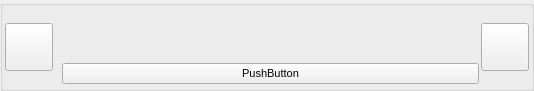
<?xml version="1.0" encoding="UTF-8"?>
<ui version="4.0">
 <class>HostListEntryWidgetUi</class>
 <widget class="QWidget" name="HostListEntryWidgetUi">
  <property name="geometry">
   <rect>
    <x>0</x>
    <y>0</y>
    <width>534</width>
    <height>85</height>
   </rect>
  </property>
  <property name="sizePolicy">
   <sizepolicy hsizetype="Expanding" vsizetype="Minimum">
    <horstretch>0</horstretch>
    <verstretch>0</verstretch>
   </sizepolicy>
  </property>
  <property name="minimumSize">
   <size>
    <width>0</width>
    <height>0</height>
   </size>
  </property>
  <property name="maximumSize">
   <size>
    <width>16777215</width>
    <height>16777215</height>
   </size>
  </property>
  <property name="font">
   <font>
    <pointsize>8</pointsize>
   </font>
  </property>
  <property name="windowTitle">
   <string>Form</string>
  </property>
  <property name="styleSheet">
   <string notr="true"/>
  </property>
  <layout class="QGridLayout" name="gridLayout">
   <property name="leftMargin">
    <number>0</number>
   </property>
   <property name="topMargin">
    <number>0</number>
   </property>
   <property name="rightMargin">
    <number>0</number>
   </property>
   <property name="bottomMargin">
    <number>0</number>
   </property>
   <property name="spacing">
    <number>0</number>
   </property>
   <item row="0" column="0">
    <widget class="QGroupBox" name="groupBox">
     <property name="sizePolicy">
      <sizepolicy hsizetype="Expanding" vsizetype="Minimum">
       <horstretch>0</horstretch>
       <verstretch>0</verstretch>
      </sizepolicy>
     </property>
     <property name="title">
      <string/>
     </property>
     <layout class="QHBoxLayout" name="horizontalLayout">
      <property name="spacing">
       <number>2</number>
      </property>
      <property name="leftMargin">
       <number>2</number>
      </property>
      <property name="topMargin">
       <number>2</number>
      </property>
      <property name="rightMargin">
       <number>2</number>
      </property>
      <property name="bottomMargin">
       <number>2</number>
      </property>
      <item>
       <widget class="VxPushButton" name="m_IconButton">
        <property name="sizePolicy">
         <sizepolicy hsizetype="Fixed" vsizetype="Fixed">
          <horstretch>0</horstretch>
          <verstretch>0</verstretch>
         </sizepolicy>
        </property>
        <property name="minimumSize">
         <size>
          <width>48</width>
          <height>48</height>
         </size>
        </property>
        <property name="maximumSize">
         <size>
          <width>48</width>
          <height>48</height>
         </size>
        </property>
        <property name="text">
         <string notr="true"/>
        </property>
        <property name="iconSize">
         <size>
          <width>48</width>
          <height>48</height>
         </size>
        </property>
       </widget>
      </item>
      <item>
       <layout class="QVBoxLayout" name="ButtonTextVerticalLayout">
        <property name="spacing">
         <number>0</number>
        </property>
        <property name="leftMargin">
         <number>7</number>
        </property>
        <property name="topMargin">
         <number>2</number>
        </property>
        <property name="bottomMargin">
         <number>2</number>
        </property>
        <item>
         <layout class="QHBoxLayout" name="TitleHorizontalLayout">
          <property name="spacing">
           <number>0</number>
          </property>
          <property name="leftMargin">
           <number>0</number>
          </property>
          <item>
           <widget class="QLabel" name="TitlePart1">
            <property name="font">
             <font>
              <weight>50</weight>
              <italic>false</italic>
              <bold>false</bold>
             </font>
            </property>
            <property name="text">
             <string/>
            </property>
           </widget>
          </item>
          <item>
           <widget class="QLabel" name="TitlePart2">
            <property name="text">
             <string/>
            </property>
           </widget>
          </item>
          <item>
           <spacer name="horizontalSpacer">
            <property name="orientation">
             <enum>Qt::Horizontal</enum>
            </property>
            <property name="sizeHint" stdset="0">
             <size>
              <width>40</width>
              <height>20</height>
             </size>
            </property>
           </spacer>
          </item>
         </layout>
        </item>
        <item>
         <layout class="QHBoxLayout" name="DescHorizontalLayout">
          <property name="spacing">
           <number>0</number>
          </property>
          <item>
           <widget class="QLabel" name="DescPart1">
            <property name="text">
             <string/>
            </property>
           </widget>
          </item>
          <item>
           <widget class="QLabel" name="DescPart2">
            <property name="text">
             <string/>
            </property>
           </widget>
          </item>
          <item>
           <spacer name="horizontalSpacer_2">
            <property name="orientation">
             <enum>Qt::Horizontal</enum>
            </property>
            <property name="sizeHint" stdset="0">
             <size>
              <width>40</width>
              <height>20</height>
             </size>
            </property>
           </spacer>
          </item>
         </layout>
        </item>
        <item>
         <widget class="QLabel" name="TodLabel">
          <property name="sizePolicy">
           <sizepolicy hsizetype="Preferred" vsizetype="Preferred">
            <horstretch>0</horstretch>
            <verstretch>0</verstretch>
           </sizepolicy>
          </property>
          <property name="font">
           <font>
            <weight>50</weight>
            <italic>false</italic>
            <bold>false</bold>
           </font>
          </property>
          <property name="frameShape">
           <enum>QFrame::NoFrame</enum>
          </property>
          <property name="lineWidth">
           <number>0</number>
          </property>
          <property name="text">
           <string/>
          </property>
         </widget>
        </item>
        <item>
         <widget class="QPushButton" name="pushButton">
          <property name="text">
           <string>PushButton</string>
          </property>
         </widget>
        </item>
       </layout>
      </item>
      <item>
       <widget class="VxPushButton" name="m_MenuButton">
        <property name="sizePolicy">
         <sizepolicy hsizetype="Fixed" vsizetype="Fixed">
          <horstretch>0</horstretch>
          <verstretch>0</verstretch>
         </sizepolicy>
        </property>
        <property name="minimumSize">
         <size>
          <width>48</width>
          <height>48</height>
         </size>
        </property>
        <property name="maximumSize">
         <size>
          <width>48</width>
          <height>48</height>
         </size>
        </property>
        <property name="text">
         <string notr="true"/>
        </property>
        <property name="iconSize">
         <size>
          <width>48</width>
          <height>48</height>
         </size>
        </property>
       </widget>
      </item>
     </layout>
    </widget>
   </item>
  </layout>
 </widget>
 <customwidgets>
  <customwidget>
   <class>VxPushButton</class>
   <extends>QPushButton</extends>
   <header>VxPushButton.h</header>
  </customwidget>
 </customwidgets>
 <resources/>
 <connections/>
</ui>
